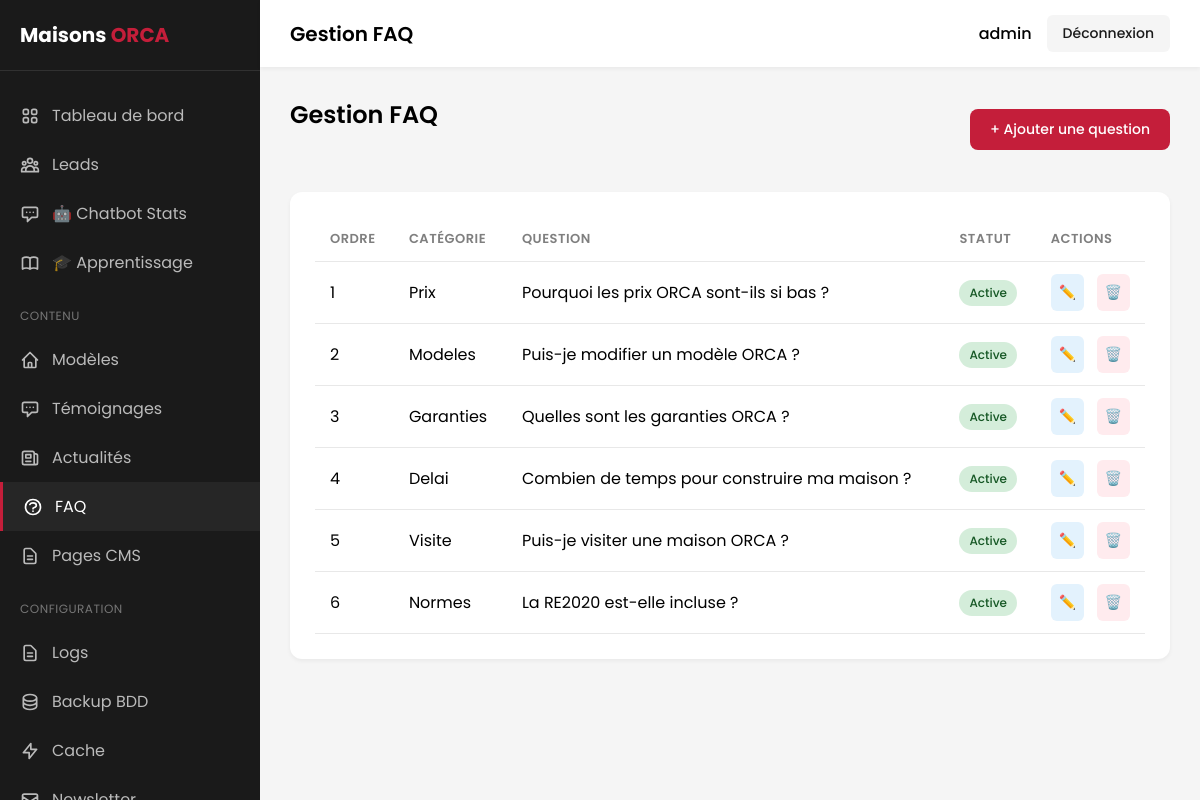
/admin/faq.php (signed in), run on the app's committed database.
### tables this page shows
CREATE TABLE faq (
    id INT PRIMARY KEY AUTO_INCREMENT,
    question TEXT NOT NULL,
    reponse TEXT NOT NULL,
    categorie VARCHAR(50) DEFAULT 'general',
    ordre_affichage INT DEFAULT 0,
    is_active BOOLEAN DEFAULT TRUE
);

### admin/faq.php (the view, shortened to what this page needs)
<?php
require_once '../includes/config.php';
$faq = $pdo->query("SELECT * FROM faq ORDER BY ordre_affichage ASC, categorie ASC")->fetchAll();
include 'includes/admin-header.php';
?>
<div class="admin-content">
    <div style="display: flex; justify-content: space-between; align-items: center; margin-bottom: 30px;">
        <h1 class="admin-title">Gestion FAQ</h1>
        <a href="faq-edit.php" class="btn btn-primary">+ Ajouter une question</a>
    </div>
    <div class="admin-section">
        <table class="admin-table">
            <thead>
                <tr>
                    <th>Ordre</th>
                    <th>Catégorie</th>
                    <th>Question</th>
                    <th>Statut</th>
                    <th>Actions</th>
                </tr>
            </thead>
            <tbody>
                <?php foreach ($faq as $item): ?>
                <tr>
                    <td><?php echo $item['ordre_affichage']; ?></td>
                    <td><?php echo ucfirst($item['categorie']); ?></td>
                    <td><?php echo htmlspecialchars(substr($item['question'], 0, 80)) . (strlen($item['question']) > 80 ? '...' : ''); ?></td>
                    <td>
                        <?php if ($item['is_active']): ?>
                        <span class="badge badge-success">Active</span>
                        <?php else: ?>
                        <span class="badge badge-error">Inactive</span>
                        <?php endif; ?>
                    </td>
                    <td class="actions-cell">
                        <a href="faq-edit.php?id=<?php echo $item['id']; ?>" class="btn-icon" title="Modifier" style="background: #e3f2fd; color: #1976d2;">✏️</a>
                        <a href="faq-delete.php?id=<?php echo $item['id']; ?>" class="btn-icon" title="Supprimer" style="background: #ffebee; color: #c62828;" onclick="return confirm('Êtes-vous sûr de vouloir supprimer cette question ? Cette action est irréversible.');">🗑️</a>
                    </td>
                </tr>
                <?php endforeach; ?>
            </tbody>
        </table>
    </div>
</div>
<?php include 'includes/admin-footer.php'; ?>

### admin/includes/admin-header.php (style rules this page uses)
:root { --color-primary: #C41E3A; --color-primary-dark: #9A1830; --color-dark: #1A1A1A; --color-gray: #7F7F7F; --color-gray-light: #E8E8E8; --color-gray-lighter: #F5F5F5; --color-white: #FFFFFF; --color-success: #27AE60; --color-warning: #F39C12; --color-error: #E74C3C; }
* { box-sizing: border-box; margin: 0; padding: 0; }
body { font-family: 'Poppins', sans-serif; background: var(--color-gray-lighter); min-height: 100vh; }
.admin-content { padding: 30px; }
.admin-title { font-size: 24px; font-weight: 600; margin-bottom: 30px; }
.admin-section { background: var(--color-white); border-radius: 12px; padding: 25px; margin-bottom: 30px; box-shadow: 0 2px 4px rgba(0,0,0,0.05); }
.btn { display: inline-flex; align-items: center; gap: 8px; padding: 10px 20px; border-radius: 8px; font-size: 14px; font-weight: 500; text-decoration: none; cursor: pointer; border: none; transition: all 0.2s; }
.btn-primary { background: var(--color-primary); color: var(--color-white); }
.btn-icon { padding: 8px; border-radius: 6px; font-size: 14px; text-decoration: none; display: inline-flex; align-items: center; justify-content: center; transition: all 0.2s; }
.actions-cell { white-space: nowrap; width: 1%; }
.actions-cell .btn-icon + .btn-icon { margin-left: 8px; }
.admin-table { width: 100%; border-collapse: collapse; }
.admin-table th, .admin-table td { padding: 12px 15px; text-align: left; border-bottom: 1px solid var(--color-gray-light); }
.admin-table th { font-weight: 600; color: var(--color-gray); font-size: 13px; text-transform: uppercase; letter-spacing: 0.5px; }
.badge { display: inline-block; padding: 4px 10px; border-radius: 20px; font-size: 12px; font-weight: 500; }
.badge-success { background: #D4EDDA; color: #155724; }

### data on the page
faq: ordre_affichage "1", categorie "Prix", question "Pourquoi les prix ORCA sont-ils si bas ?", is_active "Active"
faq: ordre_affichage "2", categorie "Modeles", question "Puis-je modifier un modèle ORCA ?", is_active "Active"
faq: ordre_affichage "3", categorie "Garanties", question "Quelles sont les garanties ORCA ?", is_active "Active"
faq: ordre_affichage "4", categorie "Delai", question "Combien de temps pour construire ma maison ?", is_active "Active"
faq: ordre_affichage "5", categorie "Visite", question "Puis-je visiter une maison ORCA ?", is_active "Active"
faq: ordre_affichage "6", categorie "Normes", question "La RE2020 est-elle incluse ?", is_active "Active"

### other printed values
$page_title "Gestion FAQ"
$_SESSION['admin_username'] "admin"
